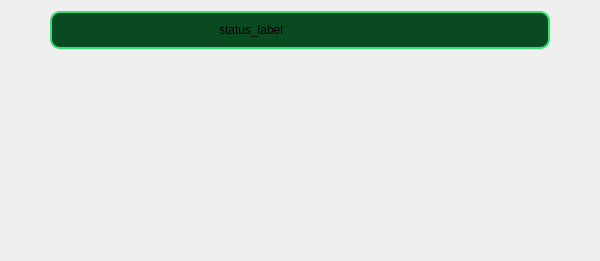
                           <widget class="QWidget" name="row_1_col_1_container_2" native="true">
                            <property name="styleSheet">
                             <string notr="true">QWidget#row_1_col_1_container_2{
    border: 2px solid rgba(40, 44, 52, 255);
    border-radius: 10px;
	background-color: rgba(33, 37, 43, 255);
}</string>
                            </property>
                            <layout class="QVBoxLayout" name="row_1_col_1_container">
                             <property name="spacing">
                              <number>16</number>
                             </property>
                             <property name="leftMargin">
                              <number>50</number>
                             </property>
                             <property name="rightMargin">
                              <number>50</number>
                             </property>
                             <item>
                              <widget class="QWidget" name="status_container_H" native="true">
                               <property name="sizePolicy">
                                <sizepolicy hsizetype="Preferred" vsizetype="Preferred">
                                 <horstretch>250</horstretch>
                                 <verstretch>0</verstretch>
                                </sizepolicy>
                               </property>
                               <property name="minimumSize">
                                <size>
                                 <width>0</width>
                                 <height>0</height>
                                </size>
                               </property>
                               <property name="styleSheet">
                                <string notr="true">QWidget#status_container_H {
    border: 2px solid #36DF71;
    border-radius: 10px;
    background-color: #0A4A20;
}
</string>
                               </property>
                               <layout class="QHBoxLayout" name="tars_status_container">
                                <property name="leftMargin">
                                 <number>20</number>
                                </property>
                                <property name="rightMargin">
                                 <number>20</number>
                                </property>
                                <item alignment="Qt::AlignmentFlag::AlignLeft">
                                 <widget class="QLabel" name="tars_status_icon">
                                  <property name="text">
                                   <string/>
                                  </property>
                                  <property name="pixmap">
                                   <pixmap resource="resources.qrc">:/icons/images/icons/cil-check-circle.png</pixmap>
                                  </property>
                                 </widget>
                                </item>
                                <item alignment="Qt::AlignmentFlag::AlignHCenter">
                                 <widget class="QLabel" name="tars_status_label">
                                  <property name="styleSheet">
                                   <string notr="true">font: 500 16pt &quot;JetBrains Mono&quot;;</string>
                                  </property>
                                  <property name="text">
                                   <string>status_label</string>
                                  </property>
                                 </widget>
                                </item>
                                <item>
                                 <spacer name="horizontalSpacer">
                                  <property name="orientation">
                                   <enum>Qt::Orientation::Horizontal</enum>
                                  </property>
                                  <property name="sizeType">
                                   <enum>QSizePolicy::Policy::Maximum</enum>
                                  </property>
                                  <property name="sizeHint" stdset="0">
                                   <size>
                                    <width>220</width>
                                    <height>20</height>
                                   </size>
                                  </property>
                                 </spacer>
                                </item>
                               </layout>
                              </widget>
                             </item>
                             <item alignment="Qt::AlignmentFlag::AlignHCenter|Qt::AlignmentFlag::AlignVCenter">
                              <widget class="QLabel" name="tars_action_icon">
                               <property name="minimumSize">
                                <size>
                                 <width>64</width>
                                 <height>64</height>
                                </size>
                               </property>
                               <property name="text">
                                <string/>
                               </property>
                               <property name="pixmap">
                                <pixmap resource="resources.qrc">:/icons/images/icons/com-pa.svg</pixmap>
                               </property>
                               <property name="scaledContents">
                                <bool>true</bool>
                               </property>
                              </widget>
                             </item>
                             <item alignment="Qt::AlignmentFlag::AlignHCenter">
                              <widget class="QLabel" name="tars_output_speech_label">
                               <property name="minimumSize">
                                <size>
                                 <width>500</width>
                                 <height>75</height>
                                </size>
                               </property>
                               <property name="font">
                                <font>
                                 <family>JetBrains Mono</family>
                                 <pointsize>12</pointsize>
                                 <italic>false</italic>
                                 <fontweight>Medium</fontweight>
                                </font>
                               </property>
                               <property name="styleSheet">
                                <string notr="true">font: 500 12pt &quot;JetBrains Mono&quot;;</string>
                               </property>
                               <property name="text">
                                <string/>
                               </property>
                               <property name="wordWrap">
                                <bool>true</bool>
                               </property>
                              </widget>
                             </item>
                             <item alignment="Qt::AlignmentFlag::AlignHCenter">
                              <widget class="QLabel" name="tars_picture">
                               <property name="maximumSize">
                                <size>
                                 <width>200</width>
                                 <height>200</height>
                                </size>
                               </property>
                               <property name="text">
                                <string/>
                               </property>
                               <property name="pixmap">
                                <pixmap resource="resources.qrc">:/images/images/images/TARS.png</pixmap>
                               </property>
                               <property name="scaledContents">
                                <bool>true</bool>
                               </property>
                              </widget>
                             </item>
                            </layout>
                           </widget>
